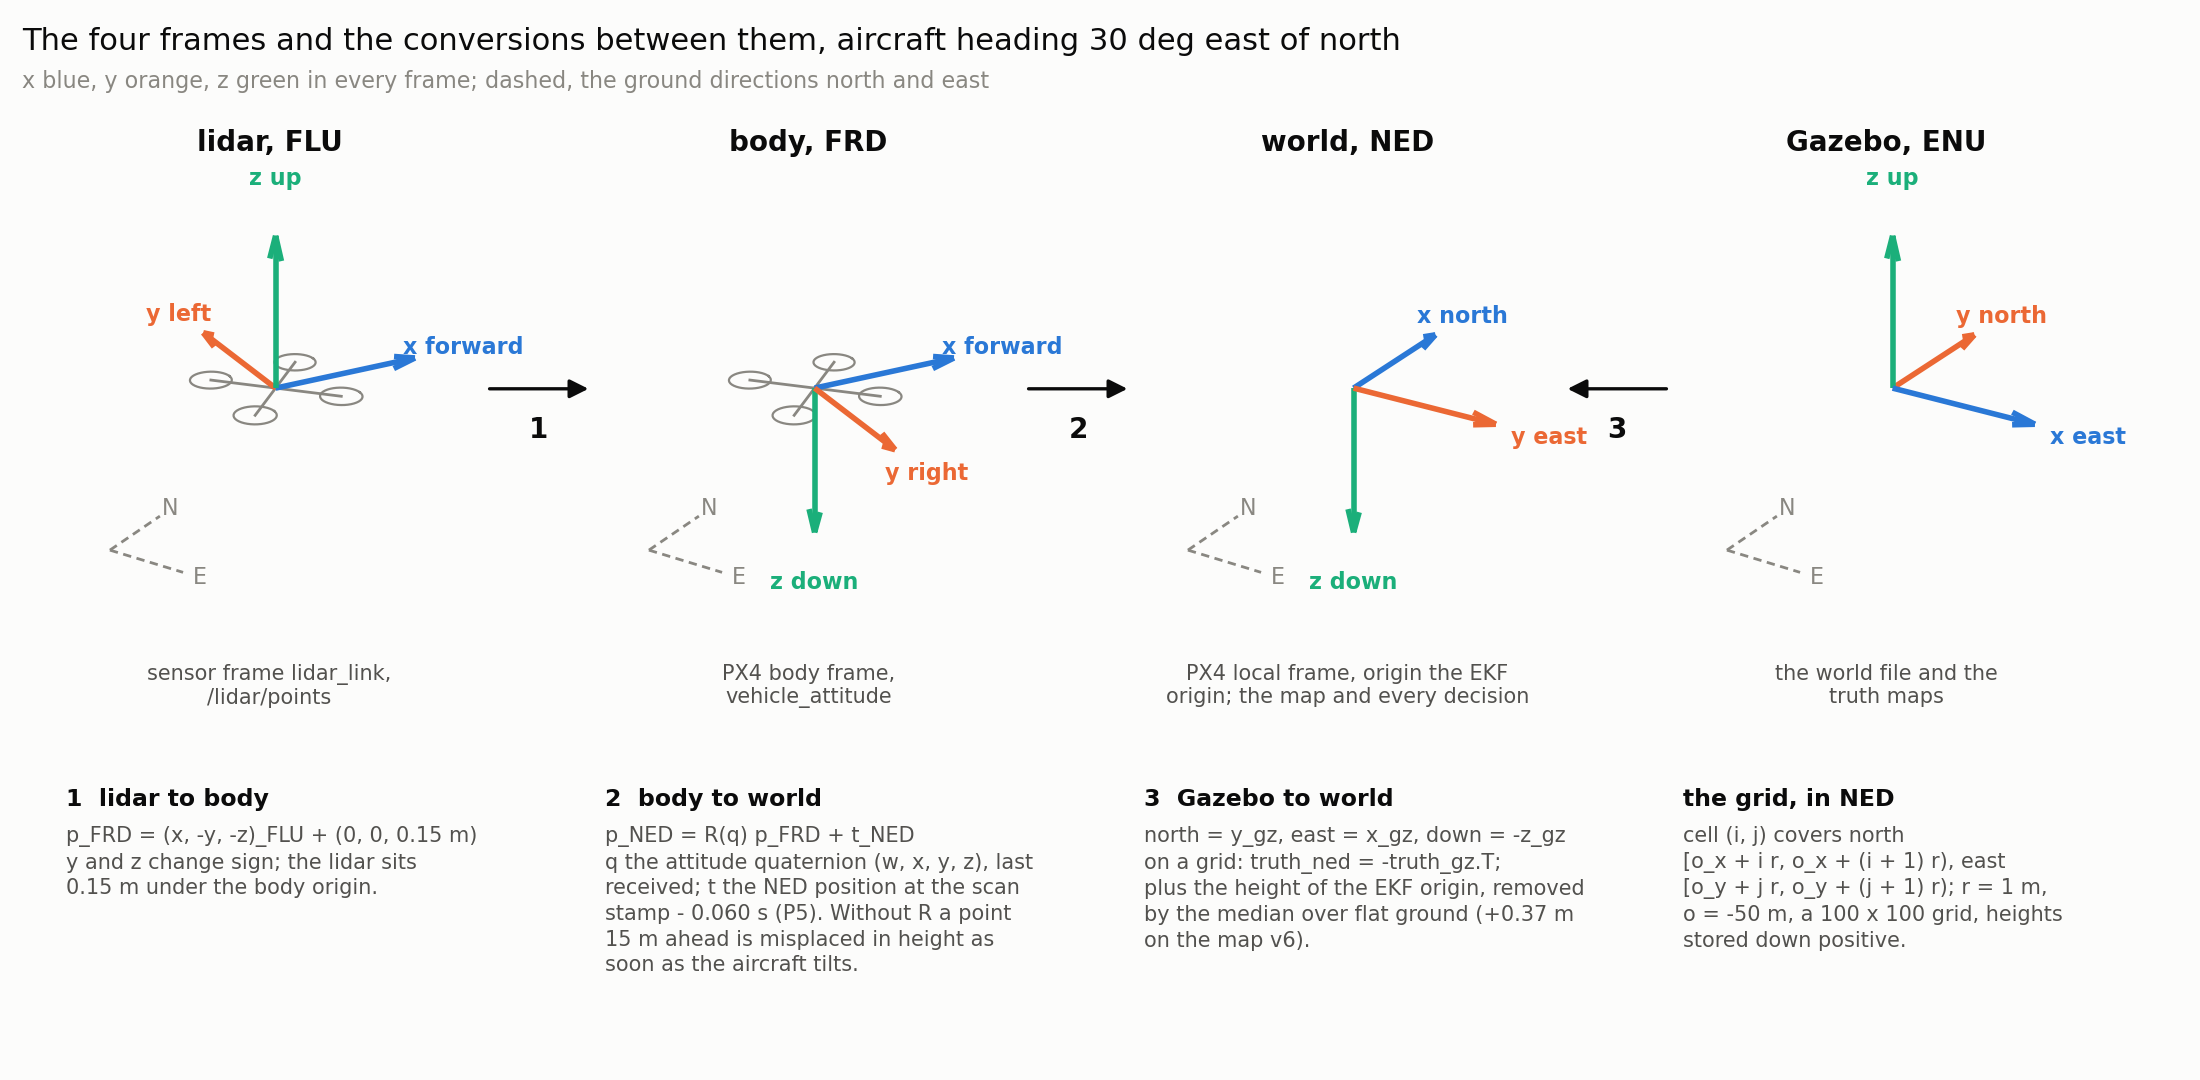

Generate this figure with Python:
#!/usr/bin/env python3
"""
Spec F2: the four frames and the conversions between them, as the code
applies them (cloud_world.py, elevation_grid.py, the validation tools).

A chain read left to right: the lidar returns in FLU, turned into the
body FRD, then into the world NED where the map lives; the Gazebo
world, ENU, in which the truth is drawn, joins NED from the right.
Every frame is drawn in the same physical scene, a ground compass N
and E repeated in each panel, the aircraft heading 30 deg east of
north, so the reader sees which axes coincide and which flip. The
x, y, z axes keep one colour each across the four panels.

Choices: a drawing of the frames rather than a table (Annexe A.4 is
the table); a non-zero heading, since at zero heading and level
flight FRD and NED coincide and the rotation, the source of the old
"terrain turns red" bug, would not show; the formulas under the
panels, numbered on the arrows, written as the code computes them.

    python3 f2_frames.py
"""

from pathlib import Path

import matplotlib
matplotlib.use('Agg')
import matplotlib.pyplot as plt  # noqa: E402
from matplotlib.patches import FancyArrowPatch  # noqa: E402
import numpy as np  # noqa: E402

OUT = Path(__file__).resolve().parent / 'f2_frames.png'
YAW_DEG = 30.0

SURFACE, INK, INK2, MUTED, GRID = ('#fcfcfb', '#0b0b0b', '#52514e',
                                   '#898781', '#e1e0d9')
AXIS = ('#2a78d6', '#eb6834', '#1baf7a')       # x, y, z

# Physical directions in plot coordinates (east, north, up).
psi = np.radians(YAW_DEG)
FWD = np.array([np.sin(psi), np.cos(psi), 0.0])
RIGHT = np.array([np.cos(psi), -np.sin(psi), 0.0])
UP = np.array([0.0, 0.0, 1.0])
NORTH, EAST = np.array([0.0, 1.0, 0.0]), np.array([1.0, 0.0, 0.0])

FRAMES = [
    ('lidar, FLU', 'sensor frame lidar_link,\n/lidar/points',
     [(FWD, 'x forward'), (-RIGHT, 'y left'), (UP, 'z up')], True),
    ('body, FRD', 'PX4 body frame,\nvehicle_attitude',
     [(FWD, 'x forward'), (RIGHT, 'y right'), (-UP, 'z down')], True),
    ('world, NED', 'PX4 local frame, origin the EKF\norigin; '
     'the map and every decision',
     [(NORTH, 'x north'), (EAST, 'y east'), (-UP, 'z down')], False),
    ('Gazebo, ENU', 'the world file and the\ntruth maps',
     [(EAST, 'x east'), (NORTH, 'y north'), (UP, 'z up')], False),
]

NOTES = [
    ('1  lidar to body',
     'p_FRD = (x, -y, -z)_FLU + (0, 0, 0.15 m)\n'
     'y and z change sign; the lidar sits\n0.15 m under the body origin.'),
    ('2  body to world',
     'p_NED = R(q) p_FRD + t_NED\n'
     'q the attitude quaternion (w, x, y, z), last\nreceived; t the NED '
     'position at the scan\nstamp - 0.060 s (P5). Without R a point\n'
     '15 m ahead is misplaced in height as\nsoon as the aircraft tilts.'),
    ('3  Gazebo to world',
     'north = y_gz, east = x_gz, down = -z_gz\n'
     'on a grid: truth_ned = -truth_gz.T;\nplus the height of the EKF origin, '
     'removed\nby the median over flat ground (+0.37 m\non the map v6).'),
    ('the grid, in NED',
     'cell (i, j) covers north\n[o_x + i r, o_x + (i + 1) r), east\n'
     '[o_y + j r, o_y + (j + 1) r); r = 1 m,\no = -50 m, a 100 x 100 '
     'grid, heights\nstored down positive.'),
]


def draw_frame(ax, axes, quad):
    ax.set_axis_off()
    lim = 1.15
    ax.set_xlim(-lim, lim)
    ax.set_ylim(-lim, lim)
    ax.set_zlim(-lim, lim)
    ax.set_box_aspect((1, 1, 1), zoom=1.45)
    ax.view_init(elev=24, azim=-58)
    # Ground compass, the same in every panel, in the south-west corner
    # under the frame so it never meets an axis label.
    base = -0.75 * NORTH - 0.75 * EAST - 1.0 * UP
    for vec, name in ((NORTH, 'N'), (EAST, 'E')):
        end = base + 0.55 * vec
        ax.plot(*zip(base, end), color=MUTED, lw=1.0, ls=(0, (3, 2)))
        ax.text(*(end + 0.12 * vec), name, color=MUTED, fontsize=8,
                ha='center', va='center')
    if quad:
        # Four rotors on the diagonals of the body, in the horizontal
        # plane, so the heading reads at a glance.
        t = np.linspace(0, 2 * np.pi, 40)
        for a in (45, 135, 225, 315):
            d = np.cos(np.radians(a)) * FWD + np.sin(np.radians(a)) * RIGHT
            c = 0.42 * d
            ax.plot(*zip(np.zeros(3), c), color=MUTED, lw=1.0)
            ring = (c[:, None] + 0.13 * (np.cos(t) * FWD[:, None]
                                         + np.sin(t) * RIGHT[:, None]))
            ax.plot(ring[0], ring[1], ring[2], color=MUTED, lw=0.8)
    for k, (vec, label) in enumerate(axes):
        ax.quiver(0, 0, 0, *vec, color=AXIS[k], lw=2.0,
                  arrow_length_ratio=0.16)
        ax.text(*(1.36 * vec), label, color=AXIS[k], fontsize=8,
                ha='center', va='center', fontweight='bold')


def main():
    plt.rcParams.update({'font.family': 'sans-serif', 'font.size': 8,
                         'figure.facecolor': SURFACE,
                         'savefig.facecolor': SURFACE})
    fig = plt.figure(figsize=(11.0, 5.4))
    left, width, gap = 0.02, 0.205, 0.04
    xs = [left + k * (width + gap) for k in range(4)]
    for x, (title, where, axes, quad) in zip(xs, FRAMES):
        ax = fig.add_axes((x, 0.40, width, 0.47), projection='3d')
        ax.set_facecolor(SURFACE)
        draw_frame(ax, axes, quad)
        fig.text(x + width / 2, 0.86, title, ha='center', color=INK,
                 fontsize=10, fontweight='bold')
        fig.text(x + width / 2, 0.385, where, ha='center', va='top',
                 color=INK2, fontsize=7.5)

    # Arrows between panels: 1 and 2 left to right, 3 from Gazebo into
    # NED, right to left.
    for k, (a, b) in enumerate(((0, 1), (1, 2), (3, 2))):
        x0 = xs[min(a, b)] + width
        x1 = xs[max(a, b)]
        start, end = ((x0 - 0.005, x1 + 0.005) if a < b
                      else (x1 + 0.005, x0 - 0.005))
        fig.add_artist(FancyArrowPatch(
            (start, 0.64), (end, 0.64), transform=fig.transFigure,
            arrowstyle='-|>', mutation_scale=14, color=INK, lw=1.2))
        fig.text((x0 + x1) / 2, 0.615, str(k + 1), ha='center',
                 va='top', color=INK, fontsize=10, fontweight='bold')

    for x, (head, body) in zip(xs, NOTES):
        fig.text(x + 0.01, 0.27, head, color=INK, fontsize=8.5,
                 fontweight='bold', va='top')
        fig.text(x + 0.01, 0.235, body, color=INK2, fontsize=7.5,
                 va='top', linespacing=1.35)
    fig.text(0.01, 0.975, 'The four frames and the conversions between '
             f'them, aircraft heading {YAW_DEG:.0f} deg east of north',
             color=INK, fontsize=11, va='top')
    fig.text(0.01, 0.935, 'x blue, y orange, z green in every frame; '
             'dashed, the ground directions north and east',
             color=MUTED, fontsize=8, va='top')
    fig.savefig(OUT, dpi=200)
    print(OUT)


if __name__ == '__main__':
    main()
